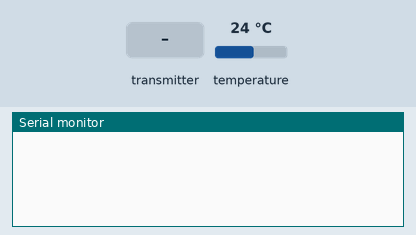
The sketch below on a simulated Arduino Uno, built with avr-gcc and run on an emulated ATmega328P. Parts: the last lines printed to the serial monitor. Wiring (inferred from the names in the program): DS3231 clock at I2C address 0x68. The inputs (shaded band) are chosen by the test bench; at power-on: temperature 24 °C. The local clock reads 2024-03-15 10:24:30 at power-on unless the sketch sets it; no radio packets arrive unless stated.

Above: at 1.5 s.
1.6 s: the transmitter starts sending controllerNumber = 0
At 2.01 s:
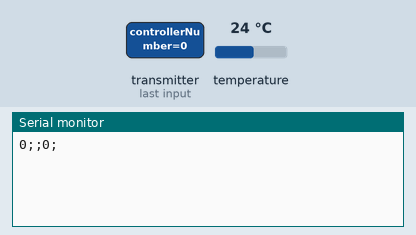
3.8 s: the transmitter starts sending key = 1
At 4.02 s:
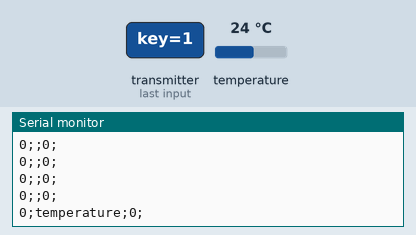
5.8 s: the transmitter starts sending value = 256
At 6.03 s:
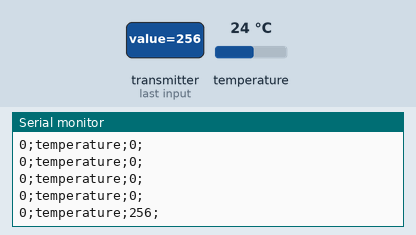
7.3 s: the transmitter starts sending controllerNumber = 256
At 7.54 s:
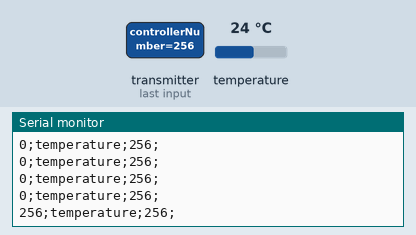
8.8 s: the transmitter starts sending key = 0
At 9.05 s:
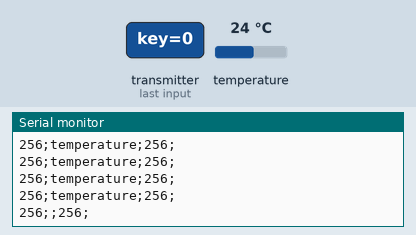
10.3 s: the transmitter starts sending value = 0
At 10.6 s:
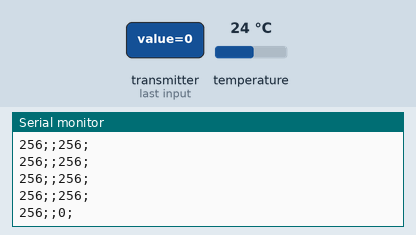

The sketch:

mainController.ino
```cpp
//адрес мейн контроллера
byte addresses[][6] = {"mainC"};

//какой модуль часов используется, выбрать один
#define rtc_1302 false
#define rtc_3231 true

//количество места для сенсоров в массиве
#define maxSensors 15

//ТЕМПЕРАТУРА
#define temperatureCheckPeriod 10000    //проверять значение температуры раз в ...
#define numRepetitionTemperature 5      //хитрый счетчик
#define startDay 8
#define endDay 22
#define temperatureDelta 2              //дельта от порогового значения

//нагрев
bool heaterOn = true;
#define dayTemperature 22               //дневная температура
#define nightTemperature 18             //ночная температура

//охлаждение
bool coolerOn = true;
#define dayTemperatureCooling 24
#define nightTemperatureCooling 20

//ВЛАЖНОСТЬ
bool humidifierOn = true;
#define humidityCheckPeriod 10000
#define numRepetitionHumidity 5
#define constHumidity 75
#define humidityDelta 5

//ПОЧВА
bool wateringOn = true;
#define wateringCheckPeriod 10000
#define numRepetitionSoil 1
#define constSoil 400
#define soilDelta 100


//ОСВЕЩЕНИЕ
bool lightningOn = true;
#define numRepetitionLight 5
#define lightningCheckPeriod 10000
#define startDayLight 8
#define endDayLight 22
#define constLight 8000
#define lightDelta 1000

//ФОТОДАТЧИК, ПОЧТИ ТО ЖЕ, ЧТО И ОСВЕЩЕНИЕ

#define numRepetitionPhoto 5
#define constPhoto 600
#define photoDelta 50

struct Sensor {
  int controllerNumber = 0;
  int key;
  int value;
};

struct indicators {
  int controllerNumber = 0;
  int key;
  int value;
  int oldValue;
  int lowValueCounter[2] = {0, 0};
  int highValueCounter[2] = {0, 0};
};

class Checker
{
    // время предыдущей проверки
    unsigned long prevMillis = 0;
  public:
    Checker()
    {
      prevMillis = 0;
    }
    //как частро проверять по времени
    boolean needToCheck(long period) {
      unsigned long currentMillis = millis();
      if ((currentMillis - prevMillis >= period)  || (currentMillis < prevMillis)) {
        prevMillis = currentMillis;
        return true;
      } else {
        return false;
      }
    }
};

#include <SPI.h>
#include <nRF24L01.h>
#include <RF24.h>
#include <dht11.h>
#include <RTC.h>

//описание типов и названий датчиков
#define turnOn 1
#define turnOff 0
#define kTemperature 1
#define kHumidity 2
#define kSoil 3
#define kLight 4
#define kPhoto 5

#define nTemperature "temperature"
#define nHumidity "humidity"
#define nSoil "soil"
#define nLight "light"
#define nPhoto "photo"

#define kHeaterRelePosition 6
#define nHeaterRelePosition "HeaterRelePosition"
#define kHumidifierRelePosition 7
#define nHumidifierRelePosition "HumidifierRelePosition"
#define kWaterinRelePosition 8
#define nWaterinRelePosition "WateringRelePosition"
#define kCoolingRelePosition 9
#define nCoolingRelePosition "CoolingRelePosition"
#define kSoilRelePosition 9
#define nSoilRelePosition "SoilRelePosition"
#define kLightRelePosition 10
#define nLightRelePosition "LightRelePosition"

//массив класса сенсоров, где будем хранить полученные значения
indicators sensorValues[maxSensors];

//МОДЕМ
RF24 radio(7, 8);

//инициализируем датчик времени
RTC time;

//создаем экземпляры класса для проверка температуры и модема
Checker cTemp;
Checker cHumi;
Checker cWatering;
Checker cLighting;

Sensor inputSensor;

//=========================SETUP============================
void setup()
{
  delay(300);
  Serial.begin(9600);

  //time модуль
  if (rtc_1302) {
    time.begin(RTC_DS1302, 5, 3, 4);
  } else if (rtc_3231) {
    time.begin(RTC_DS3231);
  } else {
  }

  //не удалять, можно установить время
  //0 сек, 18 мин, 10 часов, 26 мая 16 года, 4 день недели
  //time.settime(0,40,19,16,07,16,6);

  //модем по умолчанию работает на прием
  radio.begin();
  radio.openReadingPipe(1, addresses[0]);
  radio.startListening();

}
//==========================================================
//=========================LOOP=============================
void loop()
{
  String inData;

  if (Serial.available() > 0) {
    inData = Serial.readString();
    checkIncomingCommand(inData);
  }

  if (radio.available())
  {
    radio.read(&inputSensor, sizeof(inputSensor));
    sendSensorToPort(inputSensor);
    saveDataFromSensor(inputSensor);
  }

  //  проверяем значение температуры из массива на пригодность каждые 1 мин
  if (cTemp.needToCheck(temperatureCheckPeriod)) {
    checkHeater();
    checkCooling();
  }

  if (cHumi.needToCheck(humidityCheckPeriod)) {
    checkHumidifier();
  }

  // полив не сделан
  if (cWatering.needToCheck(wateringCheckPeriod)) {
    //checkWatering();
  }

  if (cLighting.needToCheck(lightningCheckPeriod)) {
    checkLight();
  }

  delay(250);

}
//==========================================================

//ПРОВЕРКА ВХОДЯЩИХ КОМАНД
//========================
void checkIncomingCommand(String incoming) {
  Sensor incomingCommand = parseIncomingString(incoming);
  sendRelePos(incomingCommand);

}

Sensor parseIncomingString(String incoming) {
  int i = 0;
  int iFirst = i;
  while (incoming[i] != ';') {
    i++;
  }
  int controller = incoming.substring(iFirst,i).toInt();
  i++;
  iFirst = i;
  while (incoming[i] != ';') {
    i++;
  }
  int key = incoming.substring(iFirst,i).toInt();
  i++;
  iFirst = i;
  while (incoming[i] != ';') {
    i++;
  }
  int value = incoming.substring(iFirst,i).toInt();
  return makeVarSensor(controller,key,value);

}

Sensor makeVarSensor(int controller, int key, int value) {
  Sensor tempSensor;
  tempSensor.controllerNumber = controller;
  tempSensor.key = key;
  tempSensor.value = value;
  return tempSensor;
}

//===========================================================

// СОХРАНЯЕМ ДАННЫЕ В МАССИВ, КОТОРЫЕ ПРИШЛИ В МОДЕМ
void saveDataFromSensor(Sensor data) {
  boolean matchSensor = false;
  int i = 0;
  while ((sensorValues[i].controllerNumber != 0) and (!(sensorValues[i].controllerNumber == data.controllerNumber and sensorValues[i].key == data.key)) ) {
    i++;
  }
  sensorValues[i].controllerNumber = data.controllerNumber;
  sensorValues[i].key = data.key;
  sensorValues[i].oldValue = sensorValues[i].value;
  sensorValues[i].value = data.value;
}

//ПРОВЕРКА ЗНАЧЕНИЙ СЕНСОРА НА ПЕРЕХОД ПОГРАНИЧНОГО ЗНАЧЕНИЯ, ФИКСИРУЕМ В КАКУЮ СТОРОНУ ПЕРЕШЛО ЗНАЧЕНИЯ
void checkSensorValue(int i, int minValue, int maxValue, int numCounter) {
  if (sensorValues[i].value > maxValue ) {
    if (sensorValues[i].oldValue > maxValue ) {
      sensorValues[i].highValueCounter[numCounter]++;
      sensorValues[i].lowValueCounter[numCounter] = 0;
    } else {
      sensorValues[i].highValueCounter[numCounter] = 1;
      sensorValues[i].lowValueCounter[numCounter] = 0;
    }
  } else if (sensorValues[i].value < minValue ) {
    if (sensorValues[i].oldValue < minValue ) {
      sensorValues[i].highValueCounter[numCounter] = 0;
      sensorValues[i].lowValueCounter[numCounter]++;
    } else {
      sensorValues[i].highValueCounter[numCounter] = 0;
      sensorValues[i].lowValueCounter[numCounter] = 1;
    }
  } else {
    sensorValues[i].highValueCounter[numCounter] = 0;
    sensorValues[i].lowValueCounter[numCounter] = 0;
  }
}

//ОТПРАВЛЯЕМ КОМАНДУ ЭКШН КОНТРОЛЛЕРУ, ЕСЛИ ЗНАЧЕНИЕ ПЕРЕШЛО ПОРОГОВОЕ ЗНАЧЕНИЕ
int sendAction(int i, int releNum, int minValueAction, int maxValueAction, int numCounter, int repetitions) {
  if (sensorValues[i].highValueCounter[numCounter] > repetitions) {
    sendRelePos(getReleMsg(releNum, sensorValues[i], maxValueAction));
  } else if (sensorValues[i].lowValueCounter[numCounter] > repetitions) {
    sendRelePos(getReleMsg(releNum, sensorValues[i], minValueAction));
  } else {
  }
}

//ПРОВЕРЯЕМ ДЛЯ СЕНСОРА ЗНАЧЕНИЕ И ВЫПОЛНЯЕМ ЭКШН, ЕСЛИ НУЖНО
void checkAction(int sensorType, int releNum, int minValue, int maxValue, int minValueAction, int maxValueAction, int numCounter) {
  int i = 0;
  while (sensorValues[i].controllerNumber != 0) {
    if (sensorValues[i].key == sensorType) {
      checkSensorValue(i, minValue, maxValue, numCounter);
      if ((sensorType == kTemperature) or (sensorType == kHumidity) or (sensorType == kLight) or (sensorType == kPhoto)) {
        sendAction(i, releNum, minValueAction, maxValueAction, numCounter, getNumRepetitions(sensorType));
      }
    }
    i++;
  }
}

void turnOffAll(int sensorType, int releNum) {
  int i = 0;
  while (sensorValues[i].controllerNumber != 0) {
    if (sensorValues[i].key == sensorType) {
      sendRelePos(getReleMsg(releNum, sensorValues[i], turnOff));
    }
    i++;
  }
}

//=====================ПРОВЕРКА ТЕМПЕРАТУРЫ =====================
int setTemperature(String purpose) {
  int hour = atoi(time.gettime("H"));
  if (hour > startDay and hour < endDay) {
    if (purpose == "heater") {
      return dayTemperature;
    } else if (purpose == "cooler") {
      return dayTemperatureCooling;
    }
  } else {
    if (purpose == "heater") {
      return nightTemperature;
    } else if (purpose == "cooler") {
      return nightTemperatureCooling;
    }
  }
}

void checkTemperature(int releNum, int minValue, int maxValue, int minValueAction, int maxValueAction, int numCounter) {
  checkAction(kTemperature, releNum, minValue, maxValue, minValueAction, maxValueAction, numCounter);
}

void checkHeater() {
  checkTemperature(kHeaterRelePosition, getTreshold(kTemperature, "heater") - getDelta(kTemperature), getTreshold(kTemperature, "heater") + getDelta(kTemperature), turnOn, turnOff, 0);
}

void checkCooling() {
  checkTemperature(kCoolingRelePosition, getTreshold(kTemperature, "cooler") - getDelta(kTemperature), getTreshold(kTemperature, "cooler") + getDelta(kTemperature), turnOff, turnOn, 1);
}
//================================================================

//=====================ПРОВЕРКА ВЛАЖНОСТИ =====================

int setHumidity() {
  return constHumidity;
}

void checkHumidity(int releNum, int minValue, int maxValue, int minValueAction, int maxValueAction, int numCounter) {
  checkAction(kHumidity, releNum, minValue, maxValue, minValueAction, maxValueAction, numCounter);
}

void checkHumidifier() {
  checkHumidity(kHumidifierRelePosition, getTreshold(kHumidity, "main") - getDelta(kHumidity), getTreshold(kHumidity, "main") + getDelta(kHumidity), turnOn, turnOff, 0);
}
//==============================================================

//=====================ПРОВЕРКА ПОЛИВА=====================
int setSoil() {
  return constSoil;
}

void checkSoil() {
  checkAction(kSoil, kSoilRelePosition, getTreshold(kSoil, "main") - getDelta(kSoil), getTreshold(kSoil, "main") + getDelta(kSoil), turnOn, turnOff, 0);
}

void checkWatering() {
  if (reqTime()) {
    if (reqSoil()) {
      startWatering();
    }
  }
}

bool reqTime() {
  return true;
}

bool reqSoil() {
  return true;
}

void startWatering() {
}

//============================================================

//=====================ПРОВЕРКА ОСВЕЩЕНИЯ =====================
void checkLight() {
  if (needToLight()) {
    checkAction(kLight, kLightRelePosition, getTreshold(kLight, "main") - getDelta(kLight), getTreshold(kLight, "main") + getDelta(kLight), turnOn, turnOff, 0);
  } else {
      //если ночь, то выключаем свет, для этого нужно чекЭкшн с другими параметрами
      turnOffAll(kLight, kLightRelePosition);
  }
}


int setLight() {
  return constLight;
}

bool needToLight() {
  int hour = atoi(time.gettime("H"));
  if (hour > startDayLight and hour < endDayLight) {
    return true;
  } else {
    return false;
  }
}

//==========================================================
//фотосенсор вместо света
int setPhoto() {
  return constPhoto;
}

Sensor getReleMsg(int rele, indicators val, int pos) {
  Sensor tempSensor;
  tempSensor.controllerNumber = val.controllerNumber;
  tempSensor.key = rele;
  tempSensor.value = pos;
  return tempSensor;
}


void sendRelePos(Sensor sens) {
  radio.openWritingPipe(sens.controllerNumber);
  radio.stopListening();
  if (!radio.write(&sens, sizeof(sens))) {
    Serial.println("Fail");
  }
  radio.startListening();
  sendSensorToPort(sens);
}


String getTime() {
  String s = String(time.gettime("H")) + ':' + String(time.gettime("i")) + ':' + String(time.gettime("s"));
  return s;
}

void sendSensorToPort(Sensor data) {
  String keyStr;
  if (data.key == kTemperature) {
    keyStr = nTemperature;
  } else if (data.key == kHumidity) {
    keyStr = nHumidity;
  } else if (data.key == kSoil) {
    keyStr = nSoil;
  } else if (data.key == kLight) {
    keyStr = nLight;
  } else if (data.key == kPhoto) {
    keyStr = nPhoto;
  } else if (data.key == kHeaterRelePosition) {
    keyStr = nHeaterRelePosition;
  } else if (data.key == kHumidifierRelePosition) {
    keyStr = nHumidifierRelePosition;
  } else if (data.key == kWaterinRelePosition) {
    keyStr = nWaterinRelePosition;
  } else if (data.key == kCoolingRelePosition) {
    keyStr = nCoolingRelePosition;
  } else if (data.key == kSoilRelePosition) {
    keyStr = nSoilRelePosition;
  } else if (data.key == kLightRelePosition) {
    keyStr = nLightRelePosition;
  }
  String output = String(data.controllerNumber) + ";" + keyStr + ";" + String(data.value) + ";";
  Serial.println(output);
}

// ПОЛУЧЕНИЕ ПОРОГОВОГО ЗНАЧЕНИЯ, ДЕЛЬТЫ И КОЛИЧЕСТВА ПОВТОРОВ ЗНАЧЕНИЯ ПОСЛЕ ПЕРЕХОДА ГРАНИЦЫ
int getTreshold(int sensorKey, String purpose) {
  if (sensorKey == kTemperature) {
    return setTemperature(purpose);
  } else if (sensorKey == kHumidity) {
    return setHumidity();
  } else if (sensorKey == kSoil) {
    return setSoil();
  } else if (sensorKey == kLight) {
    return setLight();
  } else if (sensorKey == kPhoto) {
    return setPhoto();
  }
}

int getDelta(int sensorKey) {
  if (sensorKey == kTemperature) {
    return temperatureDelta;
  } else if (sensorKey == kHumidity) {
    return humidityDelta;
  } else if (sensorKey == kSoil) {
    return soilDelta;
  } else if (sensorKey == kLight) {
    return lightDelta;
  } else if (sensorKey == kPhoto) {
    return photoDelta;
  }
}

int getNumRepetitions(int sensor) {
  if (sensor == kTemperature) {
    return numRepetitionTemperature;
  } else if (sensor == kHumidity) {
    return numRepetitionHumidity;
  } else if (sensor == kSoil) {
    return numRepetitionSoil;
  } else if (sensor == kLight) {
    return numRepetitionLight;
  } else if (sensor == kPhoto) {
    return numRepetitionPhoto;
  }
}
//======================================================================
```

Measured:
- after the input at 1.6 s, the serial monitor: prints a new line after 0.23 s (image 1)
- after the input at 3.8 s, the serial monitor: prints a new line at once (image 2)
- after the input at 5.8 s, the serial monitor: prints a new line after 0.05 s (image 3)
- after the input at 7.3 s, the serial monitor: prints a new line after 0.06 s (image 4)
- after the input at 8.8 s, the serial monitor: prints a new line after 0.07 s (image 5)
- after the input at 10.3 s, the serial monitor: prints a new line after 0.12 s (image 6)
